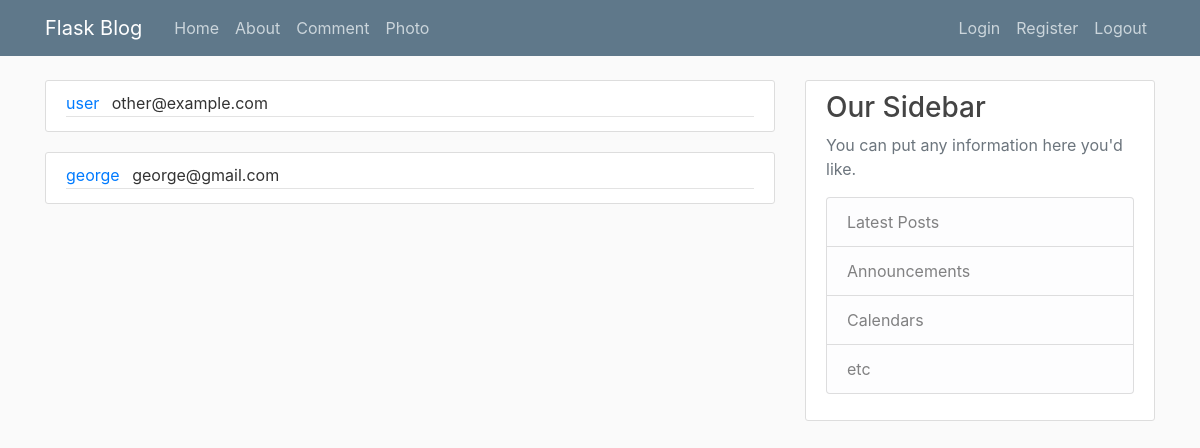
/admin, run on an earlier commit of the app's database.
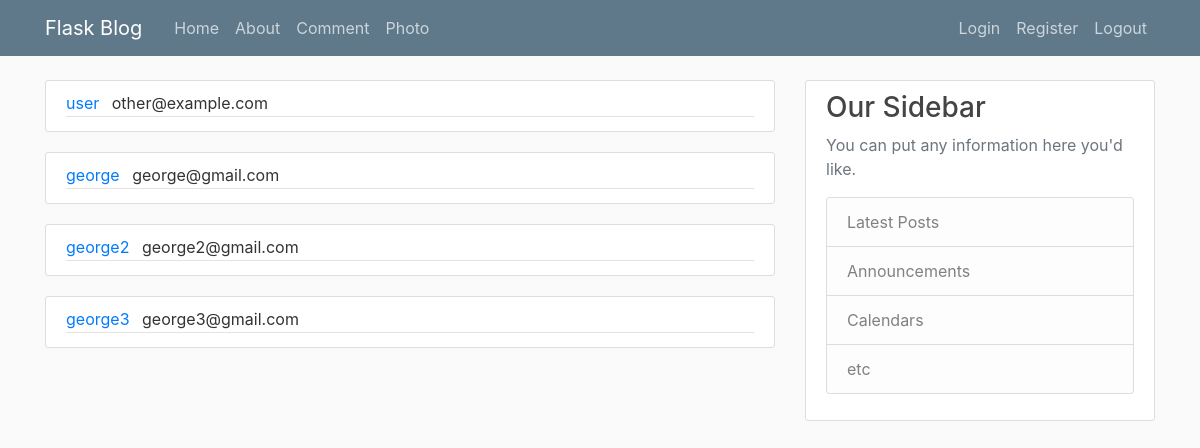
And on a later commit of the database.
### db_interface.py (models this page shows, shortened)
class User(db.Model):
    id = db.Column(db.Integer, primary_key=True)
    username = db.Column(db.String(20), unique=True, nullable=False)
    email = db.Column(db.String(120), unique=True, nullable=False)
    image_file = db.Column(db.String(120), nullable=False, default='default.jpg')
    password = db.Column(db.String(60), nullable=False)
    posts = db.relationship('Post', backref='author', lazy=True)
    image = db.Column(db.LargeBinary, nullable=True)

### flaskblog.py (the view)
@app.route("/admin")
def admin():
    return render_template('admin.html', users=User.query.all())

### Templates/admin.html (shortened to what this page needs)
<html>
    <head></head>
    <body>{% extends "layout.html" %}
    {% block content %}
        {% for user in users %}
            <article class="media content-section">
              <div class="media-body">
                <div class="article-metadata">
                  <a class="mr-2" href="#">{{ user.username }}</a>
                  <a class="mr-2">{{ user.email }}</a>
                </div>
            </article>
        {% endfor %}
    {% endblock content %}

### Templates/layout.html (shortened to what this page needs)
<html>
<head>
    <link rel="stylesheet" href="https://maxcdn.bootstrapcdn.com/bootstrap/4.0.0/css/bootstrap.min.css">
    <link rel="stylesheet" type="text/css" href="{{ url_for('static', filename='main.css') }}">
    </head><body>
    <header class="site-header">
      <nav class="navbar navbar-expand-md navbar-dark bg-steel fixed-top">
        <div class="container">
          <a class="navbar-brand mr-4" href="/">Flask Blog</a>
          <div class="collapse navbar-collapse" id="navbarToggle">
            <div class="navbar-nav mr-auto">
              <a class="nav-item nav-link" href="{{ url_for('home') }}">Home</a>
              <a class="nav-item nav-link" href="{{ url_for('about') }}">About</a>
              <a class="nav-item nav-link" href="{{ url_for('comment') }}">Comment</a>
              <a class="nav-item nav-link" href="{{ url_for('photo') }}">Photo</a>
            </div>
            <div class="navbar-nav">
              <a class="nav-item nav-link" href="{{ url_for('login') }}">Login</a>
              <a class="nav-item nav-link" href="{{ url_for('register') }}">Register</a>
              <a class="nav-item nav-link" href="{{ url_for('logout') }}">Logout</a>
            </div>
          </div>
        </div>
      </nav>
    </header>
    <main role="main" class="container">
      <div class="row">
        <div class="col-md-8">
          {% block content %}{% endblock %}
        </div>
        <div class="col-md-4">
          <div class="content-section">
            <h3>Our Sidebar</h3>
            <p class="text-muted">You can put any information here you'd like.
              </p><ul class="list-group">
                <li class="list-group-item list-group-item-light">Latest Posts</li>
                <li class="list-group-item list-group-item-light">Announcements</li>
                <li class="list-group-item list-group-item-light">Calendars</li>
                <li class="list-group-item list-group-item-light">etc</li>
              </ul>
          </div>
        </div>
      </div>
    </main>
</body></html>

### static/main.css (style rules this page uses)
body { background: #fafafa; color: #333333; margin-top: 5rem; }
h1, h2, h3, h4, h5, h6 { color: #444444; }
.bg-steel { background-color: #5f788a; }
.site-header .navbar-nav .nav-link { color: #cbd5db; }
.content-section { background: #ffffff; padding: 10px 20px; border: 1px solid #dddddd; border-radius: 3px; margin-bottom: 20px; }
.article-metadata { padding-bottom: 1px; margin-bottom: 4px; border-bottom: 1px solid #e3e3e3 }

What changed in the data, as far as the page shows it:
added User: username "george2", email "george2@gmail.com"
added User: username "george3", email "george3@gmail.com"
